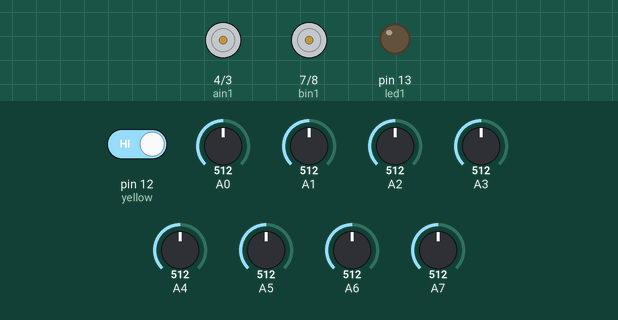
Simulated run of this sketch. Board: Arduino Nano, built with avr-gcc and run on an emulated ATmega328P. Parts: motor-driver pin pairs drawn as motors (green arrow = first pin HIGH = forward, orange = second pin HIGH = backward, longer = more drive, scaled by the enable pin), output pins drawn as LEDs (lit = HIGH). The inputs (shaded band) are chosen by the test bench; at power-on: A1 = 512, A0 = 512, pin 12 (yellow) HIGH, A2 = 512, A3 = 512, A4 = 512, A5 = 512, A6 = 512, A7 = 512. What the sketch prints to the serial monitor is not drawn.

Above: at 19.8 s.
19.9 s: A1 set to 503
At 20.4 s:
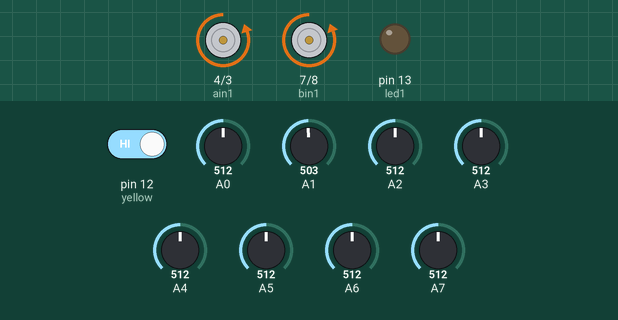
22.9 s: A0 set to 704
At 23.47 s:
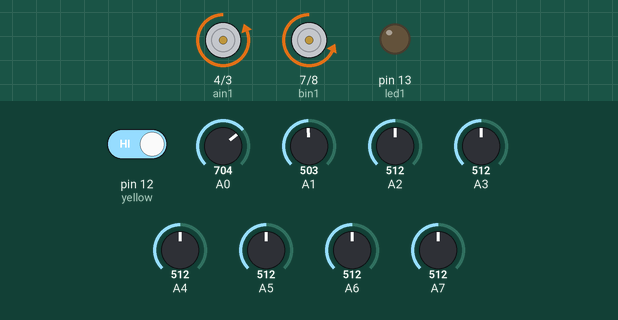
25.9 s: A0 set to 711
At 26.99 s:
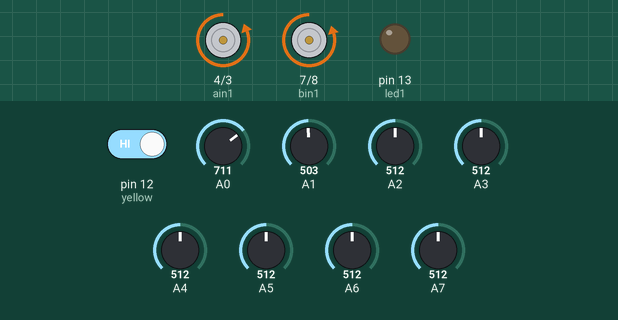
28.9 s: pin 12 (yellow) driven LOW
At 31.4 s:
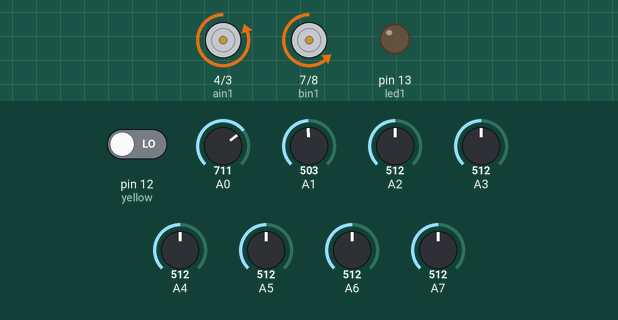
Timing chart, 0 to 32.9 s (numbered marks = the images above; inputs shaded):
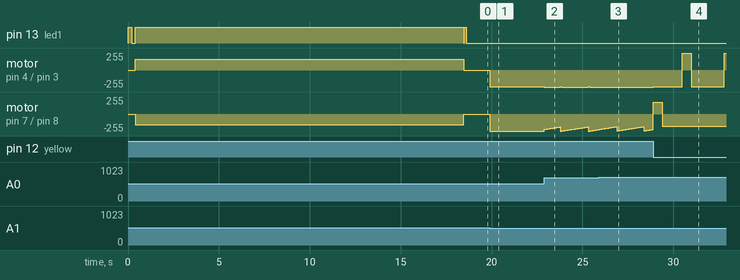

Measured:
- the behaviour switches between 511 and 510 on A1 (found by bisection; images 0 and 1)
- the behaviour switches between 710 and 711 on A0 (found by bisection; images 2 and 3)
- after the input at 19.9 s, motor on pin 4 (ain1) / pin 3 (ain2): stopped → backward 254/255 at once, → backward 253/255 0.65 s later, → backward 252/255 0.65 s later, → backward 251/255 0.65 s later, … (5 changes in this stretch); motor on pin 7 (bin1) / pin 8 (bin2): stopped → backward 255/255 at once
- after the input at 22.9 s, motor on pin 7 (bin1) / pin 8 (bin2): ramps from backward 255/255 to backward 194/255 and jumps back, once every 1.5 s
- after the input at 25.9 s, motor on pin 4 (ain1) / pin 3 (ain2): stops changing and stays backward 255/255
- after the input at 28.9 s, motor on pin 4 (ain1) / pin 3 (ain2): alternates forward 254/255 for 0.50 s and backward 254/255 for 1.7 s, starting at once

The sketch:

CodeLine4New.ino
```cpp
//⢸⣿⣿⣿⣿⠃⠄⢀⣴⡾⠃⠄⠄⠄⠄⠄⠈⠺⠟⠛⠛⠛⠛⠻⢿⣿⣿⣿⣿⣶⣤⡀⠄
//⢸⣿⣿⣿⡟⢀⣴⣿⡿⠁⠄⠄⠄⠄⠄⠄⠄⠄⠄⠄⠄⠄⠄⠄⣸⣿⣿⣿⣿⣿⣿⣿⣷
//⢸⣿⣿⠟⣴⣿⡿⡟⡼⢹⣷⢲⡶⣖⣾⣶⢄⠄⠄⠄⠄⠄⢀⣼⣿⢿⣿⣿⣿⣿⣿⣿⣿
//⢸⣿⢫⣾⣿⡟⣾⡸⢠⡿⢳⡿⠍⣼⣿⢏⣿⣷⢄⡀⠄⢠⣾⢻⣿⣸⣿⣿⣿⣿⣿⣿⣿
//⡿⣡⣿⣿⡟⡼⡁⠁⣰⠂⡾⠉⢨⣿⠃⣿⡿⠍⣾⣟⢤⣿⢇⣿⢇⣿⣿⢿⣿⣿⣿⣿⣿
//⣱⣿⣿⡟⡐⣰⣧⡷⣿⣴⣧⣤⣼⣯⢸⡿⠁⣰⠟⢀⣼⠏⣲⠏⢸⣿⡟⣿⣿⣿⣿⣿⣿
//⣿⣿⡟⠁⠄⠟⣁⠄⢡⣿⣿⣿⣿⣿⣿⣦⣼⢟⢀⡼⠃⡹⠃⡀⢸⡿⢸⣿⣿⣿⣿⣿⡟
//⣿⣿⠃⠄⢀⣾⠋⠓⢰⣿⣿⣿⣿⣿⣿⠿⣿⣿⣾⣅⢔⣕⡇⡇⡼⢁⣿⣿⣿⣿⣿⣿⢣
//⣿⡟⠄⠄⣾⣇⠷⣢⣿⣿⣿⣿⣿⣿⣿⣭⣀⡈⠙⢿⣿⣿⡇⡧⢁⣾⣿⣿⣿⣿⣿⢏⣾
//⣿⡇⠄⣼⣿⣿⣿⣿⣿⣿⣿⣿⣿⣿⣿⠟⢻⠇⠄⠄⢿⣿⡇⢡⣾⣿⣿⣿⣿⣿⣏⣼⣿
//⣿⣷⢰⣿⣿⣾⣿⣿⣿⣿⣿⣿⣿⣿⣿⢰⣧⣀⡄⢀⠘⡿⣰⣿⣿⣿⣿⣿⣿⠟⣼⣿⣿
//⢹⣿⢸⣿⣿⠟⠻⢿⣿⣿⣿⣿⣿⣿⣿⣶⣭⣉⣤⣿⢈⣼⣿⣿⣿⣿⣿⣿⠏⣾⣹⣿⣿
//⢸⠇⡜⣿⡟⠄⠄⠄⠈⠙⣿⣿⣿⣿⣿⣿⣿⣿⠟⣱⣻⣿⣿⣿⣿⣿⠟⠁⢳⠃⣿⣿⣿
//⠄⣰⡗⠹⣿⣄⠄⠄⠄⢀⣿⣿⣿⣿⣿⣿⠟⣅⣥⣿⣿⣿⣿⠿⠋⠄⠄⣾⡌⢠⣿⡿⠃
//⠜⠋⢠⣷⢻⣿⣿⣶⣾⣿⣿⣿⣿⠿⣛⣥⣾⣿⠿⠟⠛⠉⠄⠄
//
//                                                                                                ,---,    ,---,    ,---,
//         ,--.                                                                  ,--.          ,`--.' | ,`--.' | ,`--.' |
//       ,--.'|   ,---,                 ,----..     ,---,                      ,--.'|    ,---,.|   :  : |   :  : |   :  :
//   ,--,:  : |  '  .' \               /   /   \   '  .' \                 ,--,:  : |  ,'  .' |'   '  ; '   '  ; '   '  ;
//,`--.'`|  ' : /  ;    '.            |   :     : /  ;    '.            ,`--.'`|  ' :,---.'   ||   |  | |   |  | |   |  |
//|   :  :  | |:  :       \           .   |  ;. /:  :       \           |   :  :  | ||   |   .''   :  ; '   :  ; '   :  ;
//:   |   \ | ::  |   /\   \          .   ; /--` :  |   /\   \          :   |   \ | ::   :  |-,|   |  ' |   |  ' |   |  '
//|   : '  '; ||  :  ' ;.   :         ;   | ;    |  :  ' ;.   :         |   : '  '; |:   |  ;/|'   :  | '   :  | '   :  |
//'   ' ;.    ;|  |  ;/  \   \        |   : |    |  |  ;/  \   \        '   ' ;.    ;|   :   .';   |  ; ;   |  ; ;   |  ;
//|   | | \   |'  :  | \  \ ,'        .   | '___ '  :  | \  \ ,'        |   | | \   ||   |  |-,`---'. | `---'. | `---'. |
//'   : |  ; .'|  |  '  '--'          '   ; : .'||  |  '  '--'          '   : |  ; .''   :  ;/| `--..`;  `--..`;  `--..`;
//|   | '`--'  |  :  :                '   | '/  :|  :  :                |   | '`--'  |   |    \.--,_    .--,_    .--,_
//'   : |      |  | ,'                |   :    / |  | ,'                '   : |      |   :   .'|    |`. |    |`. |    |`.
//;   |.'      `--''                   \   \ .'  `--''                  ;   |.'      |   | ,'  `-- -`, ;`-- -`, ;`-- -`, ;
//'---'                                 `---`                           '---'        `----'      '---`"   '---`"   '---`"


#include <QTRSensors.h>

//materials
#define btn1 0
#define led1 13

//motors
#define bin1 7
#define bin2 8
#define pwmb 6
#define ain1 4
#define ain2 3
#define pwma 5

//E18
#define yellow 12//chân echo của HC-SR04


//QTR
#define NUM_SENSORS 8
#define EMITTER_PIN 9

QTRSensors qtra;
uint16_t sensorValues[NUM_SENSORS];
int P = 0;
int I = 0;
int D = 0;
int motorspeed = 0;
int P_pasado = 0;
int16_t position;
int maria=0;


////////////////////Dieu chinh PID/////////////////////////////////
// Khai báo tốc độ ban đầu
int TocDobandau = 255;


//float KP = 0.19, KI = 0.001, KD = 0.4;
//float KP = 0.19, KI = 0.007, KD = 0.41;
//float KP = 0.15, KI = 0.007, KD = 0;
float KP=0.18, KI=0.001, KD=0.50;

int boton2 = 7;

void setup() {
  // Tùy loại cảm biến sử dụng thì khai báo theo loại cảm biến đó
  qtra.setTypeAnalog();
  //qtra.setSensorPins((const uint8_t[]){A7,A6,A5,A4,A3,A2,A1,A0}, NUM_SENSORS);
  qtra.setSensorPins((const uint8_t[]) {A0, A1, A2, A3, A4, A5, A6, A7}, NUM_SENSORS);
  qtra.setEmitterPin(EMITTER_PIN);
  pinMode(led1, OUTPUT);
  pinMode(bin1, OUTPUT);
  pinMode(bin2, OUTPUT);
  pinMode(pwmb, OUTPUT);
  pinMode(ain1, OUTPUT);
  pinMode(ain2, OUTPUT);
  pinMode(pwma, OUTPUT);
  pinMode(yellow,INPUT);
  digitalWrite(led1, HIGH);
  delay(200);
  digitalWrite(led1, LOW);
  delay(200);
digitalWrite(led1, HIGH);
Serial.begin(115200);
  digitalWrite(led1, HIGH); //bật led 13 lên để cho user biết đang trong chế độ calibrate     /**< Rotates the Robot */
//  for (int i = 0; i < 400; i++) // calibration trong 10s
//  { u
//    DieuKhienMotor(90,-90);
//    qtra.calibrate(); // reads all sensors 10 times at 2.5 ms per six sensors (i.e. ~25 ms per call)
//    Serial.println(i);
//  }
  for (int i = 0; i < 400; i++){
    if (i % 5 == 0) {
      DieuKhienMotor(160, -160);
    }
    Serial.println(i);
    qtra.calibrate();
    delay(20);
  }
  DieuKhienMotor(0, 0);
  digitalWrite(led1, LOW); //tắt led 13


  while (true) {
    botones();
    if (boton2 == 0) {
      delay(20);
      digitalWrite(led1, HIGH);
      delay(100);
      digitalWrite(led1, LOW);
      delay(100);
      break;
    }
  }

}

void loop() {
  if(digitalRead(yellow)==0){
    DieuKhienMotor(-180,180);
    delay(500);
    DieuKhienMotor(180,180);
    delay(1100);
    DieuKhienMotor(180,-180);
    delay(500);
    DieuKhienMotor(180,180);
    delay(1800);
    DieuKhienMotor(180,-180);
    delay(400);
    DieuKhienMotor(180,180);
    delay(1100);
    DieuKhienMotor(-180,180);
    delay(400);
  }
  else{
  pid(TocDobandau, KP, KI, KD);
  Magic(950);
  }

}

void pid(int TocDobandau, float Kp, float Ki, float Kd) {
  position = qtra.readLineWhite(sensorValues);

  // Serial.println(position);
  // int error=3500 - position;
  // P = error;
  // I = I + error;
  // D = error - lastError;
  // lastError = error;
  //
  P = 3500 - position; // set point es 3500, asi obtenemos el error
  I = I + P_pasado; //obteniendo I
  D = (P - P_pasado); //obteniedo el D
  int ITerm = I * KI;
  if (ITerm >= 255) ITerm = 255;
  if (ITerm <= -255) ITerm = -255;
  motorspeed = (P * KP) + (D * KD) + (ITerm);

  if (motorspeed > TocDobandau) motorspeed = TocDobandau; //limitamos la salida de pwm
  if (motorspeed < -TocDobandau) motorspeed = -TocDobandau;

  if (motorspeed < 0) {
    int speedLeft = TocDobandau - motorspeed; //(+)
    int speedRight = TocDobandau + motorspeed; //(-)
    if (speedLeft >= 255) speedLeft = 255;
    if (speedRight <= 0) speedRight = 0;
    DieuKhienMotor(speedRight, speedLeft);
  }
  if (motorspeed > 0) {
    int speedLeft = TocDobandau - motorspeed; //(-)
    int speedRight = TocDobandau + motorspeed; //(+)

    if (speedRight >= 255) speedRight = 255;
    if (speedLeft <= 0) speedLeft = 0;
    DieuKhienMotor(speedRight, speedLeft);
  }

  P_pasado = P;
}

void Magic(int ChiSo) {
  if (position >= 6990)
  {
    Serial.println("Truong hop >= 6990 Cam bien:");
    while (true) {
      digitalWrite(led1, HIGH);
        DieuKhienMotor(125, 125);
      qtra.readLineWhite(sensorValues); //lectura en bruto de sensor
      for (uint8_t i = 0; i < NUM_SENSORS ; i++)
       {
       Serial.print(sensorValues[i]);
       Serial.print('\t');
       }
       Serial.println();
      if (sensorValues[0] > ChiSo || sensorValues[1] > ChiSo || sensorValues[2] > ChiSo ||
          sensorValues[3] > ChiSo || sensorValues[4] > ChiSo || sensorValues[5] > ChiSo ||
          sensorValues[6] > ChiSo || sensorValues[7] > ChiSo || digitalRead(yellow)==0) {
        break;
      }

    }
  }


      if((position>3400 && position<3600) && (sensorValues[0] < 300 && sensorValues[1] < 300 && sensorValues[2] < 300 &&
          sensorValues[3] > ChiSo && sensorValues[4] > ChiSo && sensorValues[5] > ChiSo &&
          sensorValues[6] > ChiSo && sensorValues[7] > ChiSo) ||  (sensorValues[0] < 300 && sensorValues[1] < 300 && sensorValues[2] < 300 &&
          sensorValues[3] < 400 && sensorValues[4] > ChiSo && sensorValues[5] > ChiSo &&
          sensorValues[6] > ChiSo && sensorValues[7] > ChiSo)){
    Serial.println("Truong hop >= 6990 Cam bien:");
        DieuKhienMotor(-40, -40);
    DieuKhienMotor(0, 0);
    while (true) {
      digitalWrite(led1, HIGH);
        DieuKhienMotor(100, -100);


     //DieuKhienMotor(125, -125);
      qtra.readLineWhite(sensorValues); //lectura en bruto de sensor
      for (uint8_t i = 0; i < NUM_SENSORS ; i++)
       {
       Serial.print(sensorValues[i]);
       Serial.print('\t');
       }
       Serial.println();
      if (sensorValues[0] > ChiSo || sensorValues[1] > ChiSo || sensorValues[2] > ChiSo ||
          sensorValues[3] > ChiSo || digitalRead(yellow)==0) {
            delay(10);
        break;
      }

    }
  }
    if((position>3400 && position<3600) && (sensorValues[0] < 300 && sensorValues[1] < 100 && sensorValues[2] < 100 &&
          sensorValues[3] < 100 && sensorValues[4] < 100 && sensorValues[5] < 100 &&
          sensorValues[6] < 100 && sensorValues[7] < 100)){
    Serial.println("Truong hop >= 6990 Cam bien:");
        DieuKhienMotor(-40, -40);
    DieuKhienMotor(0, 0);
    while (true) {
      digitalWrite(led1, HIGH);
      if(sensorValues[7] > 500){
        DieuKhienMotor(160, -120);
        }
        else{
           DieuKhienMotor(255, 255);
        }

     //DieuKhienMotor(125, -125);
      qtra.readLineWhite(sensorValues); //lectura en bruto de sensor
      for (uint8_t i = 0; i < NUM_SENSORS ; i++)
       {
       Serial.print(sensorValues[i]);
       Serial.print('\t');
       }
       Serial.println();
      if (sensorValues[0] > ChiSo || sensorValues[1] > ChiSo || sensorValues[2] > ChiSo ||
          sensorValues[3] > ChiSo || sensorValues[4] > ChiSo || sensorValues[5] > ChiSo ||
          sensorValues[6] > ChiSo || sensorValues[7] > ChiSo || digitalRead(yellow)==0) {
        break;
      }

    }
  }

  if (position <= 1500 && position >=500)
  {

    while (true) {
      digitalWrite(led1, HIGH);
      DieuKhienMotor(150, -120);
      qtra.readLineWhite(sensorValues);
      for (uint8_t i = 0; i < NUM_SENSORS ; i++)
       {
       Serial.print(sensorValues[i]);
       Serial.print('\t');
       }
       Serial.println();

      if ((position <= 1500 && position >=500) &&
          (sensorValues[4] > ChiSo || sensorValues[5] > ChiSo
          )|| digitalRead(yellow)==0) {

        break;
      }
    }
  }
  digitalWrite(led1, LOW);
}

void DieuKhienMotor(int motor_phai, int motor_trai) {
  if (motor_phai >= 0) {
    digitalWrite(bin1, LOW);
    digitalWrite(bin2, HIGH);
    analogWrite(pwmb, motor_phai);
  } else {
    digitalWrite(bin1, HIGH);
    digitalWrite(bin2, LOW);
    motor_phai = motor_phai * (-1);
    analogWrite(pwmb, motor_phai);
  }

  if (motor_trai >= 0) {
    digitalWrite(ain1, LOW);
    digitalWrite(ain2, HIGH);
    analogWrite(pwma, motor_trai);
  } else {
    digitalWrite(ain1, HIGH);
    digitalWrite(ain2, LOW);
    motor_trai = motor_trai * (-1);
    analogWrite(pwma, motor_trai);
  }
}

void botones() {
  boton2 = digitalRead(btn1);
}
```
